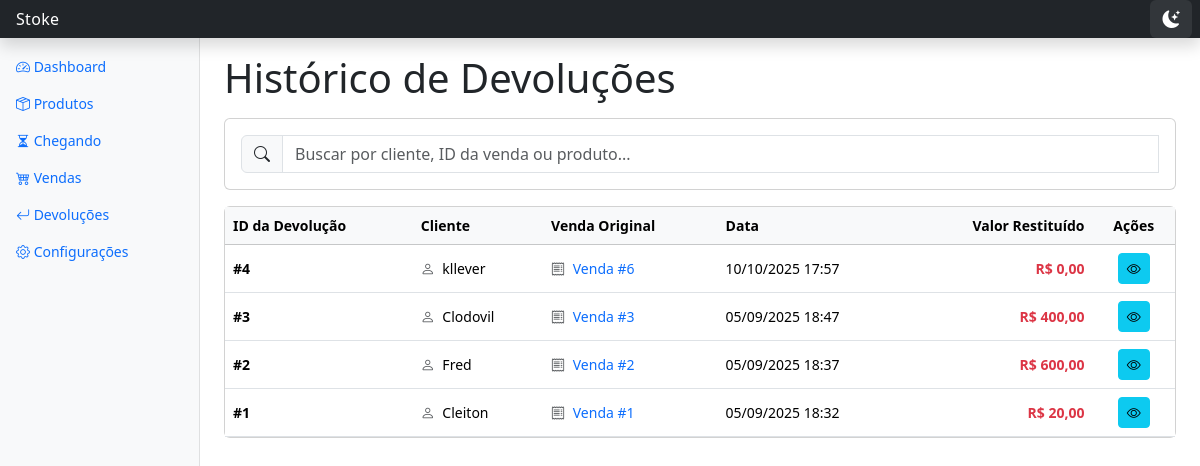
Page /devolucoes/ on the earlier database version.
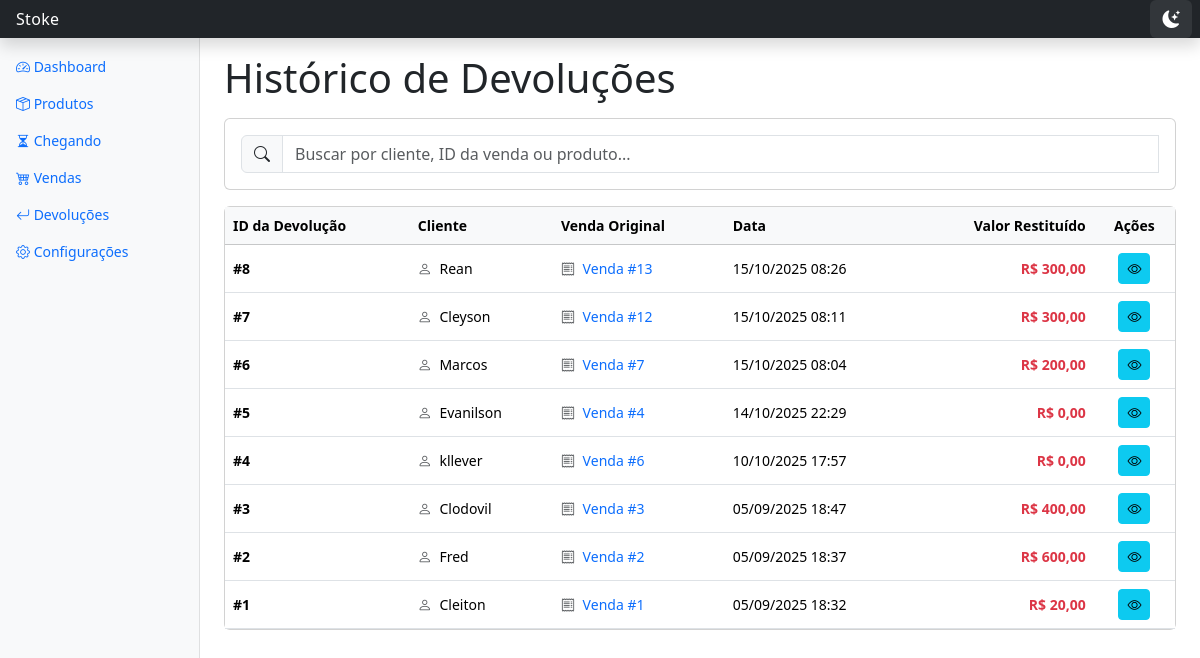
Same page on the later database version.
### inventario/models.py (models this page shows, shortened)
class Devolucao(models.Model):
    venda_original = models.ForeignKey(Venda, on_delete=models.CASCADE, related_name='devolucoes')
    data = models.DateTimeField(default=timezone.now)
    motivo = models.TextField(blank=True, null=True)
    @property
    def valor_total_restituido(self):
        total = self.itens_devolvidos.aggregate(
            total=Sum(F('quantidade') * F('item_venda_original__preco_venda_unitario'))
        )['total']
        return total or Decimal('0.00')

class Venda(models.Model):
    TIPO_VENDA_CHOICES = [
        ('LOJA', 'Loja'),
        ('EXTERNA', 'Externa'),
    ]
    STATUS_CHOICES = [
        ('CONCLUIDA', 'Concluída'),
        ('CANCELADA', 'Cancelada'),
    ]
    cliente_nome = models.CharField('Nome do Cliente', max_length=255, blank=True, null=True)
    data = models.DateTimeField(default=timezone.now)
    tipo_venda = models.CharField(max_length=10, choices=TIPO_VENDA_CHOICES, default='LOJA')
    status = models.CharField(max_length=10, choices=STATUS_CHOICES, default='CONCLUIDA')
    desconto = models.DecimalField('Desconto', max_digits=10, decimal_places=2, default=Decimal('0.00'))

### inventario/views.py (the view)
# urls.py: path('devolucoes/', views.listar_devolucoes, name='listar_devolucoes'),
def listar_devolucoes(request):
    venda_id = request.GET.get('venda_id')
    if venda_id:
        devolucoes = Devolucao.objects.filter(venda_original_id=venda_id).select_related('venda_original').order_by('-data')
        mensagem_filtro = f"Exibindo devoluções para a Venda #{venda_id}"
    else:
        devolucoes = Devolucao.objects.select_related('venda_original').all().order_by('-data')
        mensagem_filtro = None
    context = {
        'devolucoes': devolucoes,
        'venda_id_filtrada': venda_id,
        'mensagem_filtro': mensagem_filtro
    }
    return render(request, 'inventario/listar_devolucoes.html', context)

### inventario/templates/inventario/listar_devolucoes.html (shortened to what this page needs)
{% extends 'inventario/base.html' %}
{% block content %}
<div class="row align-items-center mb-3">
    <div class="col-12">
        <h1 class="mb-0">Histórico de Devoluções</h1>
    </div>
</div>
<div class="card mb-3">
    <div class="card-body py-3">
        <div class="input-group">
            <span class="input-group-text"><i class="bi bi-search"></i></span>
            <input
                type="text"
                id="searchInput"
                class="form-control"
                placeholder="Buscar por cliente, ID da venda ou produto..."
                autocomplete="off"
            >
        </div>
    </div>
</div>
<div class="card d-none d-lg-block">
    <div class="card-body p-0">
        <div class="table-responsive">
            <table class="table table-hover mb-0">
                <thead class="table-light">
                    <tr>
                        <th>ID da Devolução</th>
                        <th>Cliente</th>
                        <th>Venda Original</th>
                        <th>Data</th>
                        <th class="text-end">Valor Restituído</th>
                        <th class="text-center">Ações</th>
                    </tr>
                </thead>
                <tbody>
                    {% for devolucao in devolucoes %}
                    <tr class="align-middle">
                        <td>
                            <span class="fw-semibold">#{{ devolucao.id }}</span>
                        </td>
                        <td>
                            <i class="bi bi-person text-muted me-1"></i>
                            {{ devolucao.venda_original.cliente_nome|default:"Sem nome" }}
                        </td>
                        <td>
                            <a href="{% url 'inventario:detalhar_venda' pk=devolucao.venda_original.pk %}" class="text-decoration-none">
                                <i class="bi bi-receipt text-muted me-1"></i>
                                Venda #{{ devolucao.venda_original.id }}
                            </a>
                        </td>
                        <td>{{ devolucao.data|date:"d/m/Y H:i" }}</td>
                        <td class="text-end fw-bold text-danger">R$ {{ devolucao.valor_total_restituido|floatformat:2 }}</td>
                        <td class="text-center">
                            <a href="{% url 'inventario:detalhar_devolucao' pk=devolucao.pk %}" class="btn btn-sm btn-info" title="Detalhes">
                                <i class="bi bi-eye"></i>
                            </a>
                        </td>
                    </tr>
                    {% endfor %}
                </tbody>
            </table>
        </div>
    </div>
</div>
{% endblock %}

### inventario/templates/inventario/base.html (shortened to what this page needs)
<!DOCTYPE html>
<html lang="pt-br">
<head>
    {% load static %}
    <link href="https://cdn.jsdelivr.net/npm/bootstrap@5.3.3/dist/css/bootstrap.min.css" rel="stylesheet">
    <link rel="stylesheet" href="https://cdn.jsdelivr.net/npm/bootstrap-icons@1.11.3/font/bootstrap-icons.min.css">
</head>
<body>
    <header class="navbar navbar-dark sticky-top bg-dark flex-md-nowrap p-0 shadow">
        <a class="navbar-brand col-md-3 col-lg-2 me-0 px-3 fs-6" href="{% url 'inventario:dashboard' %}">
            Stoke
        </a>
        <div class="d-flex align-items-center">
            <button id="theme-toggle" class="btn btn-sm me-2" title="Alternar tema">
                <i class="bi bi-moon-stars-fill" id="theme-icon"></i>
            </button>
        </div>
    </header>
    <div class="container-fluid">
        <div class="row">
            <nav id="sidebarMenu" class="col-md-3 col-lg-2 d-md-block bg-light sidebar collapse">
                <div class="position-sticky">
                    <ul class="nav flex-column">
                        <li class="nav-item">
                            <a href="{% url 'inventario:dashboard' %}" class="nav-link {% if request.resolver_match.url_name == 'dashboard' %}active{% endif %}" aria-current="page">
                                <i class="bi bi-speedometer2"></i> Dashboard
                            </a>
                        </li>
                        <li class="nav-item">
                            <a href="{% url 'inventario:listar_produtos' %}" class="nav-link {% if 'produto' in request.resolver_match.url_name or 'adicionar_estoque' in request.resolver_match.url_name %}active{% endif %}">
                                <i class="bi bi-box-seam"></i> Produtos
                            </a>
                        </li>
                        <li class="nav-item">
                            <a class="nav-link {% if 'chegando' in request.resolver_match.url_name or 'incluir_no_estoque' in request.resolver_match.url_name %}active{% endif %}" href="{% url 'inventario:listar_produtos_chegando' %}">
                                <i class="bi bi-hourglass-split"></i> Chegando
                            </a>
                        </li>
                        <li class="nav-item">
                            <a class="nav-link {% if 'venda' in request.resolver_match.url_name %}active{% endif %}" href="{% url 'inventario:listar_vendas' %}">
                                <i class="bi bi-cart4"></i> Vendas
                            </a>
                        </li>
                        <li class="nav-item">
                            <a class="nav-link {% if 'devolucao' in request.resolver_match.url_name %}active{% endif %}" href="{% url 'inventario:listar_devolucoes' %}">
                                <i class="bi bi-arrow-return-left"></i> Devoluções
                            </a>
                        </li>
                        <li class="nav-item">
                            <a href="{% url 'inventario:configuracoes' %}" class="nav-link {% if request.resolver_match.url_name == 'configuracoes' %}active{% endif %}">
                                <i class="bi bi-gear"></i> Configurações
                            </a>
                        </li>
                    </ul>
                </div>
            </nav>
            <main class="col-md-9 ms-sm-auto col-lg-10 px-md-4">
                <div class="pt-3 pb-2 mb-3">
                    {% block content %}{% endblock %}
                </div>
            </main>
        </div>
    </div>
</body>
</html>

### inventario/templates/inventario/base.html (style rules this page uses)
body { font-size: .875rem; }
.sidebar { position: fixed; top: 0; bottom: 0; left: 0; z-index: 100; padding: 48px 0 0; box-shadow: inset -1px 0 0 rgba(0, 0, 0, .1); }
.navbar-brand { font-weight: 500; letter-spacing: 0.3px; }
#theme-toggle { background-color: rgba(255, 255, 255, 0.08); border: none; color: #fff; padding: 6px 12px; border-radius: 6px; transition: all 0.3s ease; }
#theme-icon { font-size: 1.1rem; }
body, .card, .table, .sidebar, .form-control, .form-select, .btn, .badge, .alert { transition: background-color 0.3s ease, color 0.3s ease, border-color 0.3s ease; }

Differences in the rows shown:
added Devolucao: id "8", venda_original.cliente_nome "Rean", venda_original.id "13", data "15/10/2025 08:26", valor_total_restituido "300,00"
added Devolucao: id "7", venda_original.cliente_nome "Cleyson", venda_original.id "12", data "15/10/2025 08:11", valor_total_restituido "300,00"
added Devolucao: id "6", venda_original.cliente_nome "Marcos", venda_original.id "7", data "15/10/2025 08:04", valor_total_restituido "200,00"
added Devolucao: id "5", venda_original.cliente_nome "Evanilson", venda_original.id "4", data "14/10/2025 22:29", valor_total_restituido "0,00"
